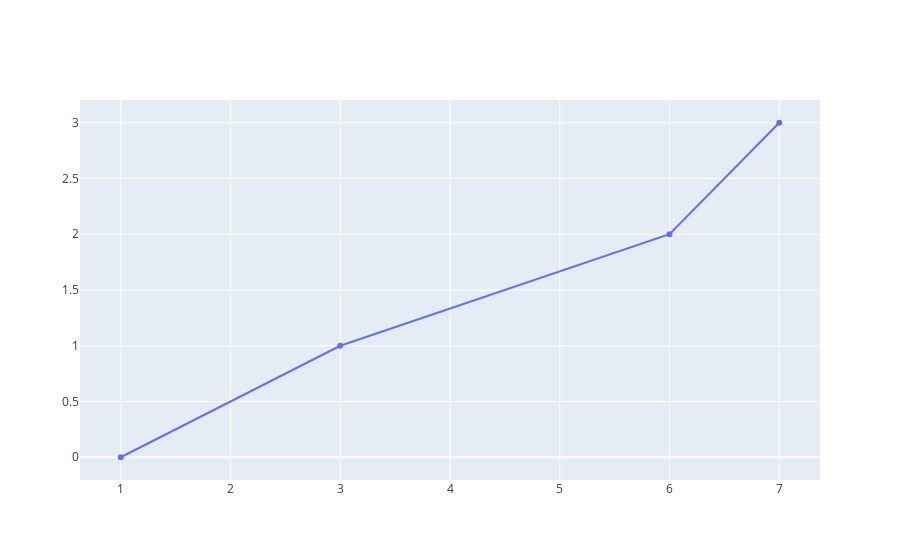

The notebook cell saved with this chart:
### Code cell
offline.iplot([{
    'x':[1,3,6,7]
}])

### Figure 1 — Plotly figure (JSON) as saved in the notebook; plotly's stock layout.template omitted (floating-point values rounded to 4 significant figures)
{"data": [{"type": "scatter", "x": [1, 3, 6, 7]}], "layout": {}}
